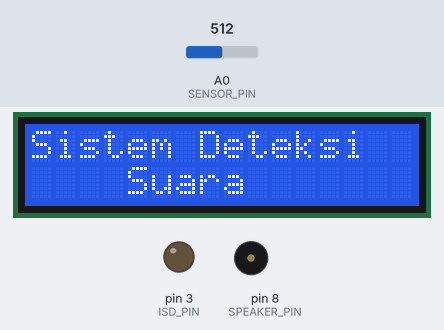
A sketch run on a simulated Arduino Uno, built with avr-gcc and run on an emulated ATmega328P. On the bench: 16×2 character LCD, output pins drawn as LEDs (lit = HIGH), buzzer (waves = sounding). Inputs (shaded band) come from the test bench; at power-on: A0 (SENSOR_PIN) = 512. What the sketch prints to the serial monitor is not drawn.

Above: at 0.1 s.
At 2.3 s:
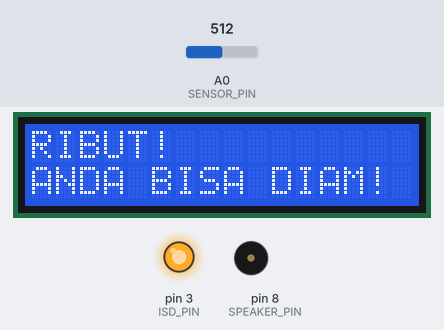
At 18.5 s:
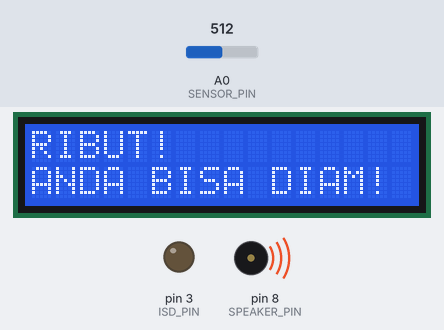
At 35.2 s:
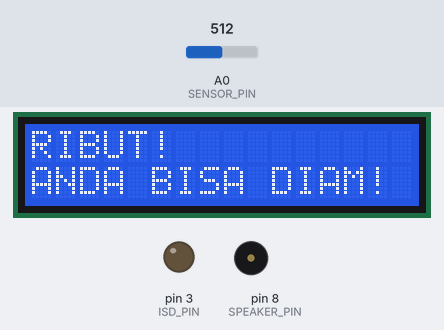
Timing chart, 0 to 36.7 s (numbered marks = the images above):
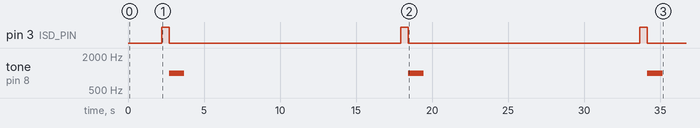

Measured:
- by itself, pin 3 (ISD_PIN): alternates HIGH for 0.50 s and LOW for 15.2 s
- by itself, tone on pin 8 (SPEAKER_PIN): alternates 1000 Hz for 1.0 s and silent for 14.7 s
- what the display in image 1 shows lasts 15.5 s, from 2.2 s to 17.7 s

The sketch:

deteksi_kebisingan.ino
```cpp
#include <Wire.h>
#include <LiquidCrystal_I2C.h>  // Library untuk LCD I2C

// Definisi pin
#define SENSOR_PIN A0        // Data Sensor Suara
#define ISD_PIN 3            // Data ISD1820
#define SPEAKER_PIN 8        // Pin untuk speaker tambahan

// Inisialisasi LCD I2C (alamat I2C biasanya 0x27)
LiquidCrystal_I2C lcd(0x27, 16, 2);  // Alamat I2C, 16 kolom, 2 baris

// Variabel
int sensorValue = 0;
int averageValue = 0;
const int threshold = 44.40;   // Nilai ambang batas suara
String peringatan1 = "RIBUT! "; // Pesan bagian atas
String peringatan2 = "ANDA BISA DIAM!"; // pesan bagian bawah

void setup() {
  // Inisialisasi Serial Monitor
  Serial.begin(9600);

  // Inisialisasi LCD I2C
  lcd.init();
  lcd.backlight();
  lcd.print("Sistem Deteksi");
  lcd.setCursor(0, 1);
  lcd.print("    Suara");
  delay(2000);
  lcd.clear();

  // Set pin mode
  pinMode(ISD_PIN, OUTPUT);
  digitalWrite(ISD_PIN, LOW);
  pinMode(SPEAKER_PIN, OUTPUT);
  digitalWrite(SPEAKER_PIN, LOW);
}

void loop() {
  // Reset nilai rata-rata
  averageValue = 0;

  // Mengambil 10 sample dan menghitung rata-rata
  for (int i = 0; i < 10; i++) {
    sensorValue = analogRead(SENSOR_PIN);
    averageValue += sensorValue;
    delay(10);  // Delay antar pembacaan
  }
  averageValue /= 10;

  // Tampilkan nilai di Serial Monitor
  Serial.print("Nilai sensor: ");
  Serial.print(averageValue);

  // Deteksi suara keras
  if (averageValue > threshold) {
    Serial.println(" - Suara keras terdeteksi!");

    // Tampilkan peringatan di LCD
    lcd.setCursor(0, 0);
    lcd.print(peringatan1);
    lcd.setCursor(0, 1);
    lcd.print(peringatan2);

    // Aktifkan modul ISD1820
    digitalWrite(ISD_PIN, HIGH);
    delay(500);  // Rekam atau putar suara
    digitalWrite(ISD_PIN, LOW);

    // Aktifkan buzzer internal (jika ada)
    tone(SPEAKER_PIN, 1000, 1000);  // Frekuensi 1kHz selama 1 detik

    delay(15000);  // Jeda sebelum deteksi berikutnya
    lcd.clear();
  } else {
    Serial.println(" - Kondisi normal");

    // Tampilkan status normal di LCD
    lcd.setCursor(0, 0);
    lcd.print("Status:");
    lcd.setCursor(0, 1);
    lcd.print("Normal");

    delay(1000);
    lcd.clear();
  }

  delay(100);  // Jeda antar pembacaan
}
```
